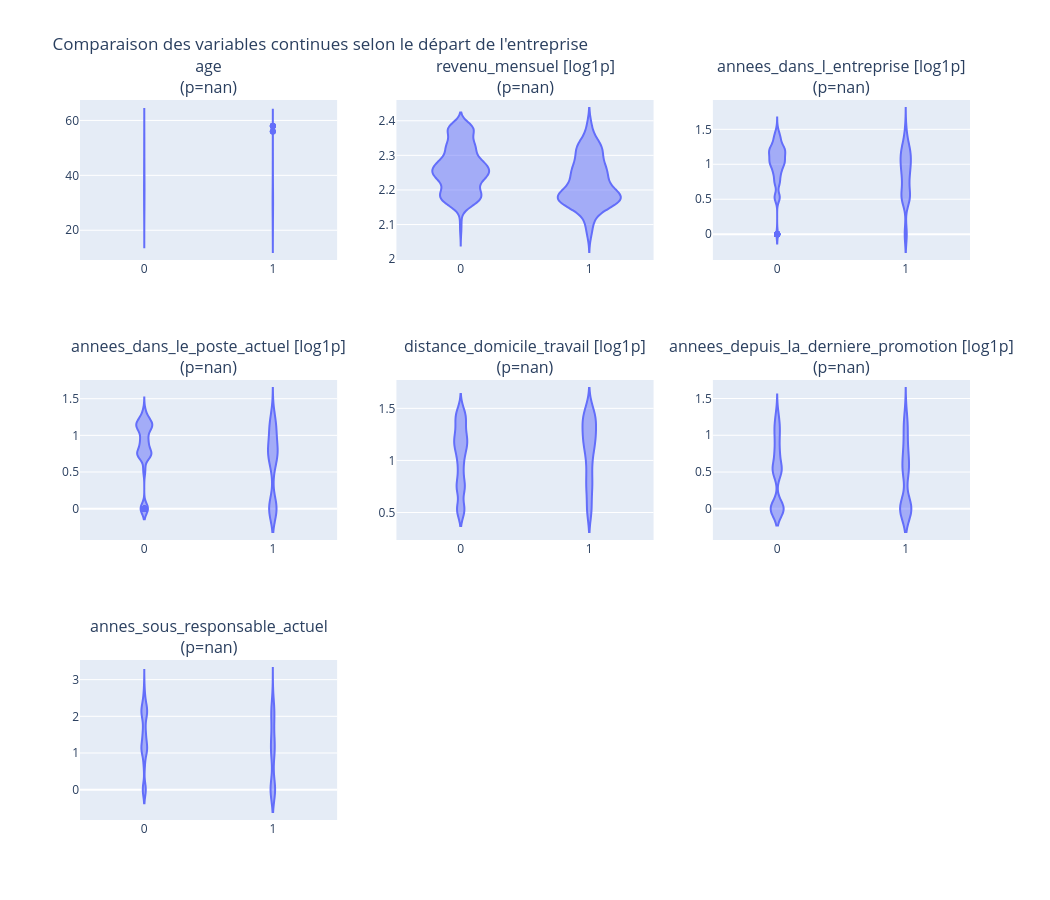

The code cell stored with this chart in its notebook:
### Code cell
n_cols = 3
n_rows = -(-len(continuous_columns) // n_cols)

fig_violin = sp.make_subplots(rows=n_rows, cols=n_cols, subplot_titles=continuous_columns)

for idx, col in enumerate(continuous_columns):
    row = idx // n_cols + 1
    col_pos = idx % n_cols + 1

    group_pos = df.loc[df[target_column] == positive_label, col].dropna()
    group_neg = df.loc[df[target_column] == negative_label, col].dropna()

    stat, p_value = mannwhitneyu(group_pos, group_neg, alternative="two-sided")
    p_values[col] = p_value

    use_log = col in log_scale_columns

    # log1p appliqué manuellement plutôt que log_y=True de px,
    # car log1p gère les zéros (log(1+0)=0) contrairement à log_y qui plante sur les 0
    plot_df = df.copy()
    if use_log:
        plot_df[col] = np.log1p(plot_df[col])

    violin_fig = px.violin(plot_df, x=target_column, y=col)
    for trace in violin_fig.data:
        fig_violin.add_trace(trace, row=row, col=col_pos)

    marker = "*" if p_value < corrected_alpha else ""
    label_suffix = " [log1p]" if use_log else ""
    fig_violin.layout.annotations[idx].text = f"{col}{label_suffix}<br>(p={p_value:.3f}){marker}"

fig_violin.update_layout(
    height=300 * n_rows, width=350 * n_cols, showlegend=False,
    title_text="Comparaison des variables continues selon le départ de l'entreprise"
)
fig_violin.show()

### Figure 1 — Plotly figure (JSON) as saved in the notebook; plotly's stock layout.template omitted (floating-point values rounded to 4 significant figures; data arrays with more than 128 entries replaced by an {"elided": "..."} marker saying what was removed)
{"data": [{"alignmentgroup": "True", "box": {"visible": false}, "hovertemplate": "a_quitte_l_entreprise=%{x}<br>age=%{y}<extra></extra>", "legendgroup": "", "marker": {"color": "#636efa"}, "name": "", "offsetgroup": "", "orientation": "v", "scalegroup": "True", "showlegend": false, "type": "violin", "x": {"elided": "1470 int values"}, "x0": " ", "xaxis": "x", "y": {"elided": "1470 int values"}, "y0": " ", "yaxis": "y"}, {"alignmentgroup": "True", "box": {"visible": false}, "hovertemplate": "a_quitte_l_entreprise=%{x}<br>revenu_mensuel=%{y}<extra></extra>", "legendgroup": "", "marker": {"color": "#636efa"}, "name": "", "offsetgroup": "", "orientation": "v", "scalegroup": "True", "showlegend": false, "type": "violin", "x": {"elided": "1470 int values"}, "x0": " ", "xaxis": "x2", "y": {"elided": "1470 float values"}, "y0": " ", "yaxis": "y2"}, {"alignmentgroup": "True", "box": {"visible": false}, "hovertemplate": "a_quitte_l_entreprise=%{x}<br>annees_dans_l_entreprise=%{y}<extra></extra>", "legendgroup": "", "marker": {"color": "#636efa"}, "name": "", "offsetgroup": "", "orientation": "v", "scalegroup": "True", "showlegend": false, "type": "violin", "x": {"elided": "1470 int values"}, "x0": " ", "xaxis": "x3", "y": {"elided": "1470 float values"}, "y0": " ", "yaxis": "y3"}, {"alignmentgroup": "True", "box": {"visible": false}, "hovertemplate": "a_quitte_l_entreprise=%{x}<br>annees_dans_le_poste_actuel=%{y}<extra></extra>", "legendgroup": "", "marker": {"color": "#636efa"}, "name": "", "offsetgroup": "", "orientation": "v", "scalegroup": "True", "showlegend": false, "type": "violin", "x": {"elided": "1470 int values"}, "x0": " ", "xaxis": "x4", "y": {"elided": "1470 float values"}, "y0": " ", "yaxis": "y4"}, {"alignmentgroup": "True", "box": {"visible": false}, "hovertemplate": "a_quitte_l_entreprise=%{x}<br>distance_domicile_travail=%{y}<extra></extra>", "legendgroup": "", "marker": {"color": "#636efa"}, "name": "", "offsetgroup": "", "orientation": "v", "scalegroup": "True", "showlegend": false, "type": "violin", "x": {"elided": "1470 int values"}, "x0": " ", "xaxis": "x5", "y": {"elided": "1470 float values"}, "y0": " ", "yaxis": "y5"}, {"alignmentgroup": "True", "box": {"visible": false}, "hovertemplate": "a_quitte_l_entreprise=%{x}<br>annees_depuis_la_derniere_promotion=%{y}<extra></extra>", "legendgroup": "", "marker": {"color": "#636efa"}, "name": "", "offsetgroup": "", "orientation": "v", "scalegroup": "True", "showlegend": false, "type": "violin", "x": {"elided": "1470 int values"}, "x0": " ", "xaxis": "x6", "y": {"elided": "1470 float values"}, "y0": " ", "yaxis": "y6"}, {"alignmentgroup": "True", "box": {"visible": false}, "hovertemplate": "a_quitte_l_entreprise=%{x}<br>annes_sous_responsable_actuel=%{y}<extra></extra>", "legendgroup": "", "marker": {"color": "#636efa"}, "name": "", "offsetgroup": "", "orientation": "v", "scalegroup": "True", "showlegend": false, "type": "violin", "x": {"elided": "1470 int values"}, "x0": " ", "xaxis": "x7", "y": {"elided": "1470 float values"}, "y0": " ", "yaxis": "y7"}], "layout": {"annotations": [{"font": {"size": 16}, "showarrow": false, "text": "age<br>(p=nan)", "x": 0.1444, "xanchor": "center", "xref": "paper", "y": 1, "yanchor": "bottom", "yref": "paper"}, {"font": {"size": 16}, "showarrow": false, "text": "revenu_mensuel [log1p]<br>(p=nan)", "x": 0.5, "xanchor": "center", "xref": "paper", "y": 1, "yanchor": "bottom", "yref": "paper"}, {"font": {"size": 16}, "showarrow": false, "text": "annees_dans_l_entreprise [log1p]<br>(p=nan)", "x": 0.8556, "xanchor": "center", "xref": "paper", "y": 1, "yanchor": "bottom", "yref": "paper"}, {"font": {"size": 16}, "showarrow": false, "text": "annees_dans_le_poste_actuel [log1p]<br>(p=nan)", "x": 0.1444, "xanchor": "center", "xref": "paper", "y": 0.6111, "yanchor": "bottom", "yref": "paper"}, {"font": {"size": 16}, "showarrow": false, "text": "distance_domicile_travail [log1p]<br>(p=nan)", "x": 0.5, "xanchor": "center", "xref": "paper", "y": 0.6111, "yanchor": "bottom", "yref": "paper"}, {"font": {"size": 16}, "showarrow": false, "text": "annees_depuis_la_derniere_promotion [log1p]<br>(p=nan)", "x": 0.8556, "xanchor": "center", "xref": "paper", "y": 0.6111, "yanchor": "bottom", "yref": "paper"}, {"font": {"size": 16}, "showarrow": false, "text": "annes_sous_responsable_actuel<br>(p=nan)", "x": 0.1444, "xanchor": "center", "xref": "paper", "y": 0.2222, "yanchor": "bottom", "yref": "paper"}], "height": 900, "showlegend": false, "title": {"text": "Comparaison des variables continues selon le départ de l'entreprise"}, "width": 1050, "xaxis": {"anchor": "y", "domain": [0, 0.2889]}, "xaxis2": {"anchor": "y2", "domain": [0.3556, 0.6444]}, "xaxis3": {"anchor": "y3", "domain": [0.7111, 1]}, "xaxis4": {"anchor": "y4", "domain": [0, 0.2889]}, "xaxis5": {"anchor": "y5", "domain": [0.3556, 0.6444]}, "xaxis6": {"anchor": "y6", "domain": [0.7111, 1]}, "xaxis7": {"anchor": "y7", "domain": [0, 0.2889]}, "xaxis8": {"anchor": "y8", "domain": [0.3556, 0.6444]}, "xaxis9": {"anchor": "y9", "domain": [0.7111, 1]}, "yaxis": {"anchor": "x", "domain": [0.7778, 1]}, "yaxis2": {"anchor": "x2", "domain": [0.7778, 1]}, "yaxis3": {"anchor": "x3", "domain": [0.7778, 1]}, "yaxis4": {"anchor": "x4", "domain": [0.3889, 0.6111]}, "yaxis5": {"anchor": "x5", "domain": [0.3889, 0.6111]}, "yaxis6": {"anchor": "x6", "domain": [0.3889, 0.6111]}, "yaxis7": {"anchor": "x7", "domain": [0, 0.2222]}, "yaxis8": {"anchor": "x8", "domain": [0, 0.2222]}, "yaxis9": {"anchor": "x9", "domain": [0, 0.2222]}}}
